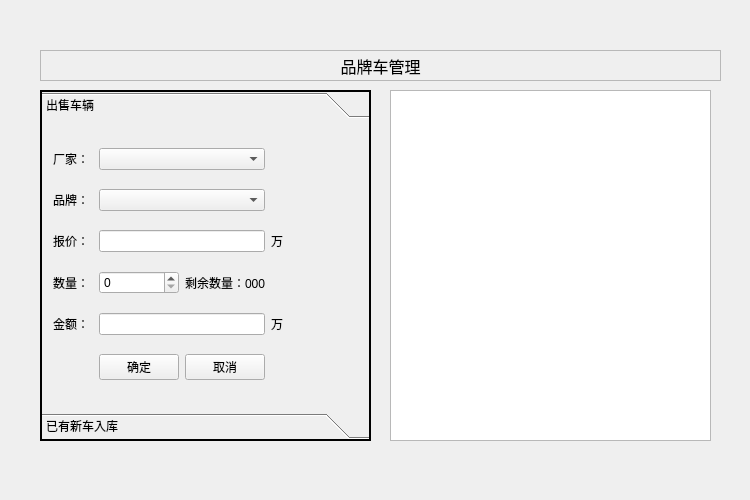
<?xml version="1.0" encoding="UTF-8"?>
<ui version="4.0">
 <class>Widget</class>
 <widget class="QWidget" name="Widget">
  <property name="geometry">
   <rect>
    <x>0</x>
    <y>0</y>
    <width>750</width>
    <height>500</height>
   </rect>
  </property>
  <property name="windowTitle">
   <string>汽车销售管理系统</string>
  </property>
  <widget class="QStackedWidget" name="stackedWidget">
   <property name="geometry">
    <rect>
     <x>30</x>
     <y>40</y>
     <width>700</width>
     <height>410</height>
    </rect>
   </property>
   <property name="currentIndex">
    <number>0</number>
   </property>
   <widget class="QWidget" name="managePage">
    <widget class="QLabel" name="label">
     <property name="geometry">
      <rect>
       <x>10</x>
       <y>10</y>
       <width>681</width>
       <height>31</height>
      </rect>
     </property>
     <property name="font">
      <font>
       <pointsize>12</pointsize>
      </font>
     </property>
     <property name="frameShape">
      <enum>QFrame::StyledPanel</enum>
     </property>
     <property name="text">
      <string>品牌车管理</string>
     </property>
     <property name="alignment">
      <set>Qt::AlignCenter</set>
     </property>
    </widget>
    <widget class="QToolBox" name="toolBox">
     <property name="geometry">
      <rect>
       <x>10</x>
       <y>50</y>
       <width>331</width>
       <height>351</height>
      </rect>
     </property>
     <property name="frameShape">
      <enum>QFrame::WinPanel</enum>
     </property>
     <property name="currentIndex">
      <number>0</number>
     </property>
     <widget class="QWidget" name="page">
      <property name="geometry">
       <rect>
        <x>0</x>
        <y>0</y>
        <width>327</width>
        <height>295</height>
       </rect>
      </property>
      <attribute name="label">
       <string>出售车辆</string>
      </attribute>
      <layout class="QGridLayout" name="gridLayout">
       <item row="0" column="0">
        <widget class="QLabel" name="label_2">
         <property name="text">
          <string>厂家：</string>
         </property>
        </widget>
       </item>
       <item row="0" column="1" colspan="2">
        <widget class="QComboBox" name="sellFactoryComboBox"/>
       </item>
       <item row="1" column="0">
        <widget class="QLabel" name="label_3">
         <property name="text">
          <string>品牌：</string>
         </property>
        </widget>
       </item>
       <item row="1" column="1" colspan="2">
        <widget class="QComboBox" name="sellBrandComboBox"/>
       </item>
       <item row="2" column="0">
        <widget class="QLabel" name="label_4">
         <property name="text">
          <string>报价：</string>
         </property>
        </widget>
       </item>
       <item row="2" column="1" colspan="2">
        <widget class="QLineEdit" name="sellPriceLineEdit"/>
       </item>
       <item row="2" column="3">
        <widget class="QLabel" name="label_7">
         <property name="text">
          <string>万</string>
         </property>
        </widget>
       </item>
       <item row="3" column="0">
        <widget class="QLabel" name="label_5">
         <property name="text">
          <string>数量：</string>
         </property>
        </widget>
       </item>
       <item row="3" column="1">
        <widget class="QSpinBox" name="sellNumSpinBox"/>
       </item>
       <item row="3" column="2" colspan="3">
        <widget class="QLabel" name="sellLastNumLabel">
         <property name="text">
          <string>剩余数量：000</string>
         </property>
        </widget>
       </item>
       <item row="4" column="0">
        <widget class="QLabel" name="label_6">
         <property name="text">
          <string>金额：</string>
         </property>
        </widget>
       </item>
       <item row="4" column="1" colspan="2">
        <widget class="QLineEdit" name="sellSumLineEdit"/>
       </item>
       <item row="4" column="3">
        <widget class="QLabel" name="label_9">
         <property name="text">
          <string>万</string>
         </property>
        </widget>
       </item>
       <item row="5" column="1">
        <widget class="QPushButton" name="sellOkBtn">
         <property name="text">
          <string>确定</string>
         </property>
        </widget>
       </item>
       <item row="5" column="2">
        <widget class="QPushButton" name="sellCancelBtn">
         <property name="text">
          <string>取消</string>
         </property>
        </widget>
       </item>
      </layout>
     </widget>
     <widget class="QWidget" name="page_3">
      <property name="geometry">
       <rect>
        <x>0</x>
        <y>0</y>
        <width>327</width>
        <height>295</height>
       </rect>
      </property>
      <attribute name="label">
       <string>已有新车入库</string>
      </attribute>
     </widget>
    </widget>
    <widget class="QListWidget" name="dailyList">
     <property name="geometry">
      <rect>
       <x>360</x>
       <y>50</y>
       <width>321</width>
       <height>351</height>
      </rect>
     </property>
    </widget>
   </widget>
   <widget class="QWidget" name="chartPage">
    <widget class="QPushButton" name="updateBtn">
     <property name="geometry">
      <rect>
       <x>250</x>
       <y>60</y>
       <width>75</width>
       <height>23</height>
      </rect>
     </property>
     <property name="text">
      <string>更新显示</string>
     </property>
    </widget>
    <widget class="QComboBox" name="factoryComboBox">
     <property name="geometry">
      <rect>
       <x>20</x>
       <y>60</y>
       <width>221</width>
       <height>22</height>
      </rect>
     </property>
    </widget>
    <widget class="QLabel" name="label_8">
     <property name="geometry">
      <rect>
       <x>10</x>
       <y>10</y>
       <width>681</width>
       <height>31</height>
      </rect>
     </property>
     <property name="font">
      <font>
       <pointsize>12</pointsize>
      </font>
     </property>
     <property name="frameShape">
      <enum>QFrame::StyledPanel</enum>
     </property>
     <property name="text">
      <string>销售统计</string>
     </property>
     <property name="alignment">
      <set>Qt::AlignCenter</set>
     </property>
    </widget>
   </widget>
  </widget>
 </widget>
 <layoutdefault spacing="6" margin="11"/>
 <resources/>
 <connections/>
</ui>
